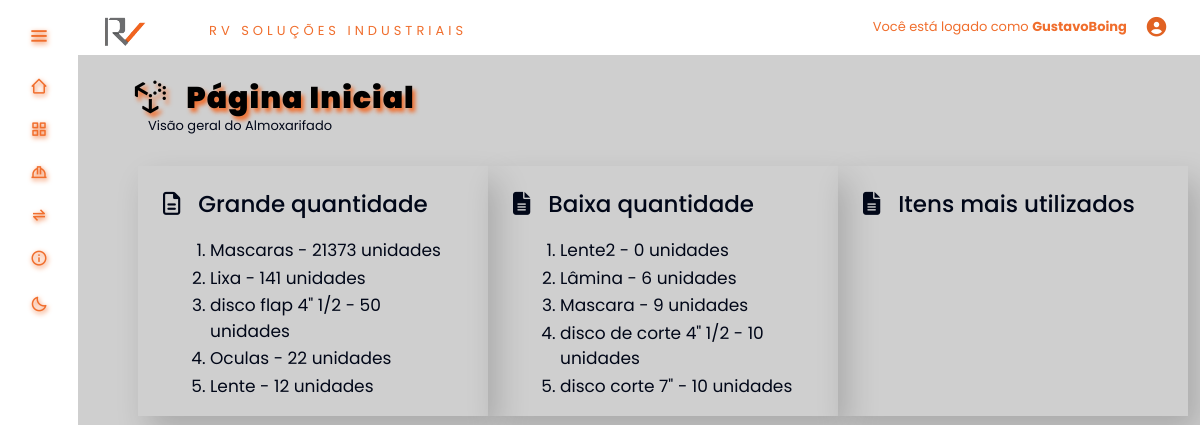
Page /telas/index.php (signed in) on the committed database.
### tables this page shows
CREATE TABLE `produto` (
  `id_produto` int(11) NOT NULL,
  `Quantidade` int(11) DEFAULT NULL,
  `Valor` decimal(6,2) DEFAULT NULL,
  `Modelo` varchar(100) DEFAULT NULL,
  `Descricao` varchar(100) DEFAULT NULL,
  `Tipo` int(11) DEFAULT NULL,
  `Fornecedor_id` int(11) DEFAULT NULL
);

### telas/function.php (called while the page is built, shortened)
<?php
    function grandeQtd() {
        $produtos = quantities("produto", "DESC");
    }
    function poucaQtd() {
        $poucos = quantities("produto", "ASC");
    }
    function quantities ($table = null, $p = null) {
        $database = open_database();
        $found = null;
        try{
            if($p) {
                $sql = "SELECT * FROM " . $table . " ORDER BY Quantidade " . $p . " LIMIT 5";
                $result = $database->query($sql);
                if($result->num_rows > 0) {
                    $found = array();
                    while ($row = $result->fetch_assoc()) {
                    array_push($found, $row);
                }
              } else{
                  throw new Exception("Não foram encontrados registros de dados!");
              }
            }
        } catch (Exception $e)  {
            $_SESSION['message'] = "Ocorreu um erro: " . $e->getMessage();
            $_SESSION['type'] = "danger";
        }
        return $found;
    }

### telas/index.php (the view, shortened to what this page needs)
<?php
    require_once('function.php');
    grandeQtd();
    poucaQtd();
    include(HEADER_TEMPLATE);
?>
<!DOCTYPE html>
<html>
    <head>
                <link rel="stylesheet" href="<?php echo BASEURL; ?>bootstrap/css/bootstrap.min.css"/>
                <link rel="stylesheet" href="<?php echo BASEURL; ?>css/styleIndex.css"/>
                <link rel="stylesheet" href="<?php echo BASEURL; ?>inc/style.css"/>
                <link rel="stylesheet" href="<?php echo BASEURL; ?>inc/styleDark.css">
                <link rel="stylesheet" href="https://cdnjs.cloudflare.com/ajax/libs/font-awesome/6.4.2/css/all.min.css"
 />
    </head>
    <body>
      <div class="tittleIndex">
        <h2 class="tituloIdx"><i class="fa-brands fa-uncharted fa-lg"></i> &nbsp; Página Inicial</h2>
        <p id="subtitulo" style="font-size:small; margin:0 0 0 70px">Visão geral do Almoxarifado</p>
      </div>
      <main>
        <div id="boxes" class="float-sm-left">
          <div class="hidden">
            <div id="caixa01" class="box">
              <h3><i class="fa-regular fa-file-lines"></i>&nbsp; &nbsp;Grande quantidade</h3>
              <?php
                if ($produtos) :
                  echo '<ol style="margin: 10px 0 0 15px; font-size:17px; color: var(--search-text);">';
                  foreach ($produtos as $produto) :
                    echo '<li style="margin: 2px 0 0 0;">' . $produto['Descricao'] . ' - ' . $produto['Quantidade'] . ' unidades ' . '</li>';
                  endforeach;
                  echo '</ol>';
                else :
                  echo 'Nenhum produto está com quantidade maior que 35 unidades.';
                endif;
              ?>
            </div>
          </div>
          <div class="hidden">
            <div id="caixa02" class="box">
              <h3><i class="fa-solid fa-file-lines"></i>&nbsp; &nbsp;Baixa quantidade</h3>
              <?php
                if ($poucos) :
                  echo '<ol style="margin: 10px 0 0 15px; font-size:17px; color: var(--search-text);">';
                  foreach ($poucos as $produto) :
                    if($produto['Quantidade'] === null){
                      echo '<li style="margin: 2px 0 0 0;">' . $produto['Descricao'] . ' - ' . "0" . ' unidades ' . '</li>';
                    }else {
                      echo '<li style="margin: 2px 0 0 0;">' . $produto['Descricao'] . ' - ' . $produto['Quantidade'] . ' unidades ' . '</li>';
                    }
                  endforeach;
                  echo '</ol>';
                else :
                  echo 'Nenhum produto está com quantidade menor que 10 unidades.';
                endif;
              ?>
            </div>
          </div>
          <div class="hidden">
            <div id="caixa03" class="box">
              <h3><i class="fa-solid fa-file-lines"></i>&nbsp; &nbsp;Itens mais utilizados</h3>
            </div>
          </div>
        </div>
      </main>
    </body>
</html>

### inc/header.php (shortened to what this page needs)
<!DOCTYPE html>
<html lang="pt-br">
  <head>
    <link rel="stylesheet" href="<?php echo BASEURL; ?>bootstrap/css/bootstrap.min.css"/>
    <link href='https://unpkg.com/boxicons@2.1.4/css/boxicons.min.css' rel='stylesheet'>
    <link rel="stylesheet" href="https://cdnjs.cloudflare.com/ajax/libs/font-awesome/6.4.0/css/all.min.css" />
    <link rel="stylesheet" href="<?php echo BASEURL; ?>inc/style.css"/>
    <link rel="stylesheet" href="<?php echo BASEURL; ?>inc/styleDark.css">
  </head>
  <header>
    <div class="sidebar" id="sidebar">
      <div class="logo_details">
          <i class="bx bx-menu" id="btn"></i>
        </div>
        <ul class="nav-list">
          <li>
            <a href="<?php echo BASEURL; ?>telas/index.php">
              <i class='bx bx-home-alt-2' id="icons"></i>
            </a>
          </li>
          <li>
            <a href="<?php echo BASEURL; ?>./tables/insumos.php">
              <i class='bx bx-grid-alt' id="icons"></i>
            </a>
          </li>
          <li>
            <a href="<?php echo BASEURL; ?>./tables/epis.php">
              <i class='bx bx-hard-hat' id="icons"></i>
            </a>
          </li>
          <li>
            <a href="<?php echo BASEURL; ?>telas/historico.php">
              <i class='bx bx-transfer-alt' id="icons"></i>
            </a>
          </li>
          <li>
            <a href="<?php echo BASEURL; ?>telas/sobre.php">
              <i class='bx bx-info-circle' id="icons"></i>
            </a>
          </li>
          <li>
            <a class="darkLight-searchBox">
              <div class="dark-light">
                <i id="icons" class='bx bx-moon moon'></i>
              </div>
            </a>
          </li>
        </ul>
      </div>
  </header>
    <section class="home-section">
      <div class="topnav" id="myTopnav">
        <nav>
          <a class="logo_rv" href="#">
            <img src="<?php echo BASEURL; ?>images/logo.png" alt="logo" width="45" height="">
          </a>
          <ul class="container">
            <a class="logo" href="#">RV Soluções Industriais</a>
          </ul>
          <ul class="navlist">
            <a class="user-logado">Você está logado como <b><?php echo $_SESSION['login']?></b></a>
            <a href="#" class="loginIcon"  data-bs-toggle="modal" data-bs-target="#delete-modal" data-customer="<?php echo $_ido_usuario = $_SESSION['id_usuario']; ?>" title="Clique para sair"><i class="fa-solid fa-circle-user fa-xl" style="color: #e16223;"></i></a>
          </ul>
        </nav>
      </div>

### inc/style.css (style rules this page uses)
:root { --color:#1c1c1c; --color-second: #D3D3D3; --color-white:#89817D; --color-body:#4A3F35; --color-black:#F06E2D; --search-bar: #F2F2F2; --search-text: #010718; }
* { padding: 0%; margin: 0%; box-sizing: border-box; font-family: 'Poppins', sans-serif; }
.container { font-size:20px; text-transform: uppercase; letter-spacing: 4px; margin: 0 0 0 50px; }
.container .logo { cursor: default; }
.sidebar { min-height: 100vh; width: 78px; padding: 6px 14px; z-index: 10; background-color: var(--color-default); transition: all .5s ease; position: fixed; top:0; left: 0; }
.sidebar .logo_details { height: 60px; display: flex; align-items: center; position: relative; }
.sidebar .logo_details #btn { position: absolute; top:3.7vh; right: 0; transform: translateY(-50%); font-size: 23px; text-align: center; cursor: pointer; transition: all .5s ease; text-shadow: 1px 2px 5px #F06E2D; }
.sidebar i { color:var(--color-black); height: 60px; line-height: 60px; min-width: 50px; font-size: 25px; text-align: center; }
.sidebar .nav-list { margin-top: -5px; height: 100%; margin-left: -2rem; }
.sidebar li { position: relative; margin:8px 0; list-style: none; }
.sidebar li a { display: flex; height: 100%; width: 100%; align-items: center; text-decoration: none; background-color: var(--color-default); position: relative; transition: all .5s ease; z-index: 12; }
.sidebar li a::after { content: ""; position: absolute; width: 100%; height: 100%; transform: scaleX(0); background-color: var(--color-white); border-radius: 5px; transition: transform 0.3s ease-in-out; transform-origin: left; z-index: -2; }
.sidebar li i { height: 35px; line-height: 35px; font-size: 18px; border-radius: 5px; }
.home-section { position: absolute; background-color: var(--color-body); min-height: 100vh; top:0vh; left:78px; width: calc(100% - 78px); transition: all .6s ease; z-index: 2; }
* { margin: 0; padding: 0; box-sizing: border-box; }
a { color: var(--color-black); text-decoration: none; font-size: small; transition: 0.5s; position: relative; }
.container .logo { cursor: default; color: var(--color-black); }
nav { display: flex; align-items: center; font-family: system-ui, -apple-system, Helvetica, sans-serif, Arial; background: var(--color-default); height: 55px; position: relative; top: 0; left: 0; right: 0; z-index: 999; }
.navlist { list-style: none; z-index: 999; }
.logo_rv { position: relative; margin-top: 1.2vh; margin-left: 3vh; cursor: default; }
#icons { text-shadow: 1px 2px 5px #F06E2D; }
* { box-sizing: border-box }
body { font-family: Verdana, sans-serif; margin:0 }
img { vertical-align: middle; }
.navlist { color: #F06E2D; font-size: small; position: relative; display: flex; align-items: center; right: 3%; padding: 15px 0px 0 70px; }
.user-logado { width: 400px; text-align: right; }
.navlist > .loginIcon { margin-left: 20px; }
#subtitulo { color: var(--color-white); }

### inc/styleDark.css (style rules this page uses)
:root { --color-default:#ffffff; --color-second: #bebebe; --color-white:#333333; --color-body:#cfcfcf; --color-black:#F06E2D; --search-bar: #F2F2F2; --search-text: #010718; }
.darkLight-searchBox .dark-light, .darkLight-searchBox .searchToggle { height: 40px; width: 100%; display: flex; align-items: center; margin: 0 0 0 0px; cursor: pointer; }
.dark-light i, .searchToggle i { position: absolute; color: var( --color-black); font-size: 22px; cursor: pointer; transition: all 0.3s ease; }
#subtitulo { color: var(--search-text); }

### rows in the picture
produto: Descricao "Mascaras", Quantidade "21373"
produto: Descricao "Lixa", Quantidade "141"
produto: Descricao "disco flap 4\" 1/2", Quantidade "50"
produto: Descricao "Oculas", Quantidade "22"
produto: Descricao "Lente", Quantidade "12"
produto: Descricao "Lente2", Quantidade "0"
produto: Descricao "Lâmina", Quantidade "6"
produto: Descricao "Mascara", Quantidade "9"
produto: Descricao "disco de corte 4\" 1/2", Quantidade "10"
produto: Descricao "disco corte 7\"", Quantidade "10"

### other values in the picture
$_SESSION['login'] "GustavoBoing"
